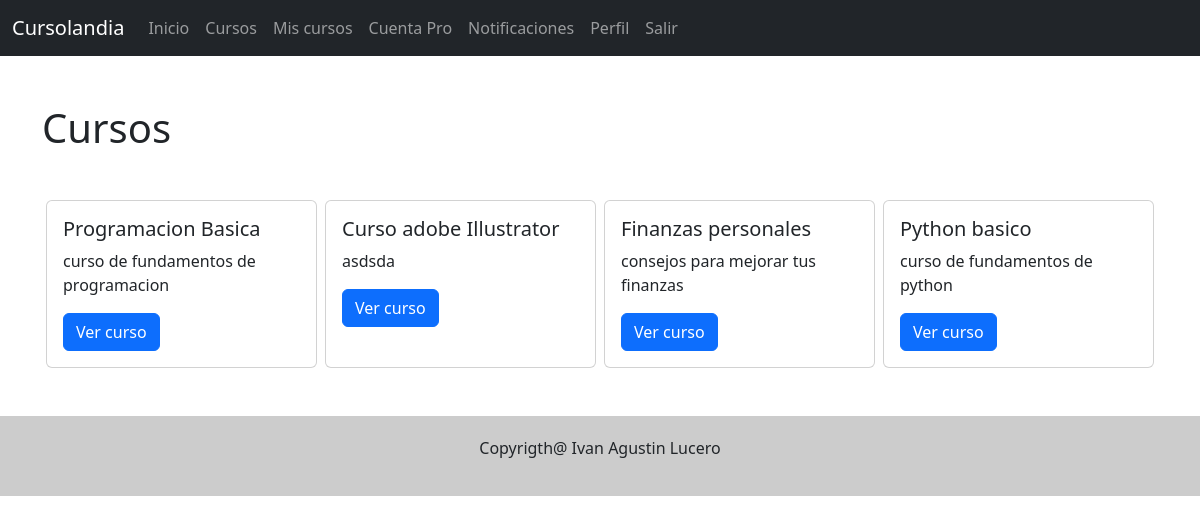
The page /cursos (signed in) on the database its author committed.
### tables this page shows
CREATE TABLE IF NOT EXISTS `cursos` (
  `id` bigint(20) NOT NULL AUTO_INCREMENT,
  `titulo` varchar(45) NOT NULL,
  `descripcion` text NOT NULL,
  `costo` decimal(10,0) DEFAULT '0',
  `cupo` int(11) DEFAULT NULL,
  `fecha_inicio` datetime NOT NULL,
  `fecha_fin` datetime NOT NULL,
  `temario` text,
  `fecha_creacion` datetime NOT NULL DEFAULT CURRENT_TIMESTAMP,
  `dueno_id` bigint(20) NOT NULL,
  `etiqueta_id` bigint(11) NOT NULL,
  PRIMARY KEY (`id`,`dueno_id`),
  UNIQUE KEY `id_UNIQUE` (`id`),
  KEY `fk_cursos_usuarios1_idx` (`dueno_id`),
  KEY `etiqueta_id` (`etiqueta_id`)
);

### libs/view.php (called while the page is built)
<?php
class View {
    function render($view) {
        require 'views/'.$view.".php";
    }
}
?>

### controllers/cursosController.php (called while the page is built, shortened)
<?php
include_once "models/classes/curso.php";
include_once "models/cursosModel.php";
class CursosController extends Controller{
    function render(){
        $cursos_model = new CursosModel;
        $cursos = $cursos_model->getAll();
        $this->view->cursos = $cursos;
        $this->view->render('cursos/index');
    }
}
?>

### index.php (called while the page is built, shortened)
<?php
require_once 'libs/database.php';
require_once 'libs/view.php';
$app = new App();
?>

### models/classes/curso.php (called while the page is built, shortened)
<?php
class Curso {
    public function __get($name)
    {
        return $this->$name;
    }
}
?>

### models/cursosModel.php (called while the page is built, shortened)
<?php
include_once "models/classes/curso.php";
class CursosModel extends Model {
    function getAll ()
    {
        $query = $this->db->connect()->query("SELECT * FROM cursos");
        try{
            $items = [];
            while($row = $query->fetch())
            {
                $item = new Curso();
                $item->id = $row["id"];
                $item->titulo = $row["titulo"];
                $item->descripcion = $row["descripcion"];
                $item->costo = $row["costo"];
                $item->cupo = $row["cupo"];
                $item->fecha_inicio = $row["fecha_inicio"];
                $item->fecha_fin = $row["fecha_fin"];
                $item->temario = $row["temario"];
                $item->fecha_creacion = $row["fecha_creacion"];
                $item->dueno_id = $row["dueno_id"];
                $item->etiqueta_id = $row["etiqueta_id"];
                $items [] = $item;
            }
            return $items;
        }
        catch(PDOException $ex)
        {
            return $ex->getMessage();
        }
    }
}
?>

### libs/database.php (called while the page is built)
<?php
class Database {
    private $host;
    private $db;
    private $user;
    private $password;
    private $charset;
    function __construct()
    {
        $this->host = constant('HOST');
        $this->db = constant('DB');
        $this->user = constant('USER');
        $this->password = constant('PASSWORD');
        $this->charset = constant('CHARSET');
    }
    function connect()
    {
        try
        {
            $connection = "mysql:host=".$this->host.";dbname=".$this->db.";charset=".$this->charset;
            $pdo = new PDO($connection, $this->user, $this->password);
            return $pdo;
        }
        catch(PDOException $ex){
            print_r($ex->getMessage());
        }
    }
}
?>

### views/cursos/index.php (the view, shortened to what this page needs)
<!DOCTYPE html>
<html lang="en">
<head>
</head>
<body>
    <?php require_once("views/header.php");?>
    <main class="container my-5">
        <h1>Cursos</h1>
    <?php if(!empty($this->cursos))
    { ?>
        <div class="d-flex my-5">
        <?php foreach($this->cursos as $curso)
        { ?>
            <div class="card mx-1" style="width: 18rem;">
                <div class="card-body">
                    <h5 class="card-title"><?php echo $curso->titulo ?></h5>
                    <p class="card-text"><?php echo $curso->descripcion ?></p>
                    <a class="btn btn-primary" href=" <?php echo constant("URL")."cursos/ver/". $curso->id ?>">Ver curso</a>
                </div>
            </div>
        <?php } ?>
    <?php } else { ?>
        <p>Aun no hay cursos creados.</p>
    <?php } ?>
        </div>
    </main>
    <?php require_once("views/footer.php");?>
</body>
</html>

### public/css/default.css (style rules this page uses)
* { padding: 0; margin: 0; }

### rows shown on the page
cursos: titulo "Programacion Basica", descripcion "curso de fundamentos de programacion"
cursos: titulo "Curso adobe Illustrator", descripcion "asdsda"
cursos: titulo "Finanzas personales", descripcion "consejos para mejorar tus finanzas"
cursos: titulo "Python basico", descripcion "curso de fundamentos de python"
